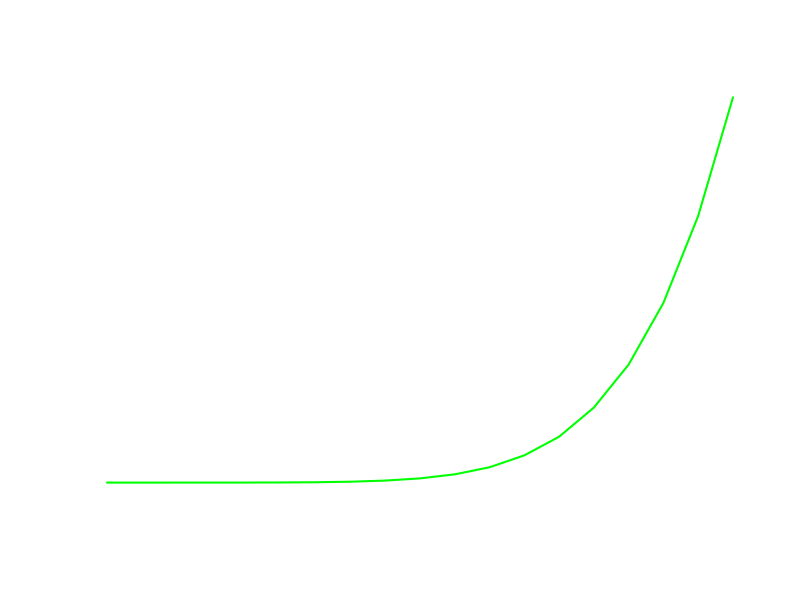

The R script that drew this image: (Note: this script raises an error after producing the figure.)
## ---- chunk 1
knitr::opts_chunk$set(echo = TRUE)
## ---- chunk 2
summary(cars)
## ---- chunk 3
plot(pressure, col="green", type="l", lw=2)
